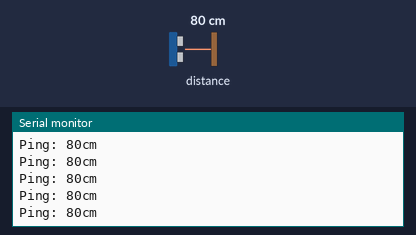
Simulated run of this sketch. Board: ESP8266 (NodeMCU). Parts: the last lines printed to the serial monitor. Wiring (inferred from the names in the program): ultrasonic range finder: trigger D4; echo D3. The test bench sets the inputs (shaded band); at power-on: distance to the obstacle 80 cm. The echo pulse lasts 58.3 µs per cm; WiFi joins after 1.5 s; servers stay silent unless stated.

Above: at 3.0 s.
3.1 s: distance to the obstacle set to 2 cm
At 3.18 s:
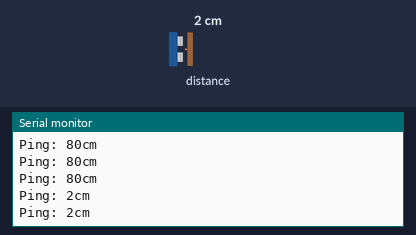
6.1 s: distance to the obstacle set to 18 cm
At 6.2 s:
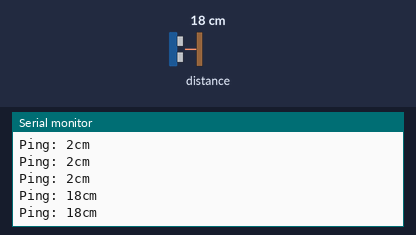
9.1 s: distance to the obstacle set to 4 cm
At 9.1 s:
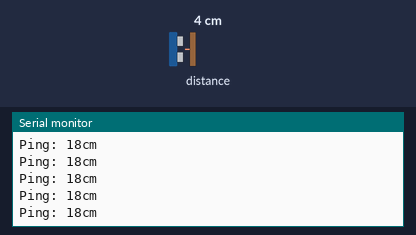
Timing chart, 0 to 12.1 s (numbered marks = the images above; inputs shaded):
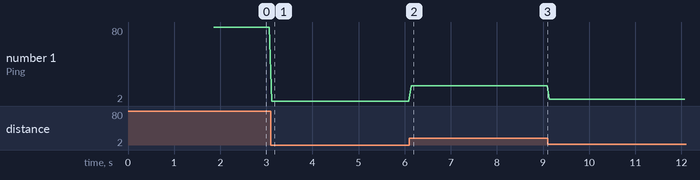

The sketch:

Client.ino
```cpp
#include "global_config.h"
WSCLIENT client;
// NewPing sonar(TRIGGER_PIN, ECHO_PIN, MAX_DISTANCE);
ULTSONIC ult(TRIGGER_PIN,ECHO_PIN);
String msg;
unsigned long int delay_time = 0;
void setup()
{
    Serial.begin(2400);
    setWifi_Hostname(Client_name);
    setPortelTimeout(1*60);
    enableLogs(true);
    while (!inti_wifi_manager(Client_name.c_str()))
        ;
        delay(100);
    bool connected = client.initClient(serverStaticIP, serverPort);
        delay(50);
    if (connected)
    {
        Serial.println("Connecetd!");
    }
    else
    {
        Serial.println("Not Connected!");
        ESP.restart();
    }
    ult.init();
    Serial.println("GateWay : " + WiFi.gatewayIP().toString());
    Serial.println("IP : " + WiFi.localIP().toString());
}


void loop()
{
    if ((WiFi.status() != WL_CONNECTED) || (WiFi.localIP().toString() == "0.0.0.0")) {
        Serial.println("ROUTER DISCONNECTED !!!!");
        ESP.restart();
    }
    client.clinetLoop();
    msg = client.getMsg();
    // int distance = sonar.ping_cm();
    int distance = ult.measurementsSender();
    Serial.print("Ping: ");
    Serial.print(distance);
    Serial.println("cm");
    // delay(50);
    if(distance > 0 && msg == "ok" && millis() > delay_time + 2000)
    {
        delay_time = millis();
        // Serial.print("Ping: ");
        // Serial.print(distance);
        // Serial.println("cm");
        client.sendMsg(Client_name +"@"+ WiFi.localIP().toString() +"@"+String(distance));
    }
}
```

WiFiManager.cpp
```cpp
#include "WiFiManager.h"

WiFiManager wm;

bool inti_wifi_manager(char const *ssid, char const *pass)
{
    return wm.autoConnect(ssid, pass); // password protected ap
}

bool setWifi_Hostname(String hostname)
{
    return wm.setHostname(hostname);
}

void enableLogs(boolean debug)
{
    wm.setDebugOutput(debug);
}

void setPortelTimeout(int t)
{
    wm.setConfigPortalTimeout(t);
}
```

WiFiManager.h
```cpp
#ifndef WIFI_MANAGER_H_
#define WIFI_MANAGER_H_

#include <WiFiManager.h> // https://github.com/tzapu/WiFiManager

bool inti_wifi_manager(char const *ssid, char const *pass = NULL);
bool setWifi_Hostname(String hostname);
void enableLogs(boolean debug = true);
void setPortelTimeout(int t);

#endif
```

ultraSocnicSensor.cpp
```cpp
#include "ultraSocnicSensor.h"

ULTSONIC::ULTSONIC(int TRIG, int ECHO)
{
    _TRIG = TRIG;
    _ECHO = ECHO;
}

void ULTSONIC::init()
{
    pinMode(_TRIG, OUTPUT); // Initializing Trigger Output and Echo Input
    pinMode(_ECHO, INPUT_PULLUP);
}

int ULTSONIC::measurementsSender(bool cm)
{
    digitalWrite(_TRIG, LOW); // Set the trigger pin to low for 2uS
    delayMicroseconds(2);
    digitalWrite(_TRIG, HIGH); // Send a 10uS high to trigger ranging
    delayMicroseconds(20);
    digitalWrite(_TRIG, LOW);                   // Send pin low again
    int distance = pulseIn(_ECHO, HIGH, 26000); // Read in times pulse
    distance = distance / 58;                   // Convert the pulse duration to distance
    if (cm)
    {
        return distance;
    }
    return distance * 0.3937; // Convert from cm to inches
}
```

ultraSocnicSensor.h
```cpp
#ifndef UTLRASONICSENSOR_H_
#define UTLRASONICSENSOR_H_
#include <Arduino.h>
class ULTSONIC
{
private:
    int _TRIG, _ECHO;

public:
    ULTSONIC(int TRIG, int ECHO);
    void init();
    int measurementsSender(bool cm = true);
};
#endif
```

wsClient.cpp
```cpp
#include "wsClient.h"

bool WSCLIENT::initClient(const String host, const int port)
{
    _connection = WebsocketsClient::connect(host, port, "/");

    WebsocketsClient::onMessage([&](websockets::WebsocketsMessage message)
                                {_messageReceived = true; _MSG = message.data(); });
    return _connection;
}

String WSCLIENT::getMsg()
{
    if (_MSG.length() > 0 && _messageReceived && _MSG != tmp_msg)
    {
        tmp_msg = _MSG;
        _MSG = "";
        _messageReceived = false;
    }
    return tmp_msg;
}

bool WSCLIENT::sendMsg(String msg)
{
    if (WebsocketsClient::available())
    {
        WebsocketsClient::send(msg);
        return true;
    }
    return false;
}

void WSCLIENT::clinetLoop()
{
    if (WebsocketsClient::available())
    {
        WebsocketsClient::poll();
    }
}
```

wsClient.h
```cpp
#ifndef WSCLIENT_H_
#define WSCLIENT_H_

#include <ArduinoWebsockets.h>

class WSCLIENT : public websockets::WebsocketsClient
{
private:
    String _MSG = "";
    bool _connection = false;
    bool _messageReceived = false;
    String tmp_msg = "";

public:
    bool initClient(const String host, const int port);
    String getMsg();
    bool sendMsg(String msg);
    void clinetLoop();
};

#endif
```

global_config.h
```cpp
#ifndef GLOBAL_CONFIG_H_
#define GLOBAL_CONFIG_H_


#include "./src/WiFiManager.h"
#include "./src/wsClient.h"
#include "./src/ultraSocnicSensor.h"
// #include <NewPing.h>

String serverStaticIP = "192.168.4.1";
int serverPort = 8889;
String Client_name = "WaterLevel_Sensor";
#define TRIGGER_PIN  D4
#define ECHO_PIN     D3
#define MAX_DISTANCE 200


#endif
```

Measured:
- after the input at 3.1 s, the serial monitor: prints a new line at once (image 1)
- after the input at 6.1 s, the serial monitor: prints a new line at once (image 2)
- plotted number 1: 80 → 2 after the input at 3.1 s, 2 → 18 after the input at 6.1 s, 18 → 4 after the input at 9.1 s
